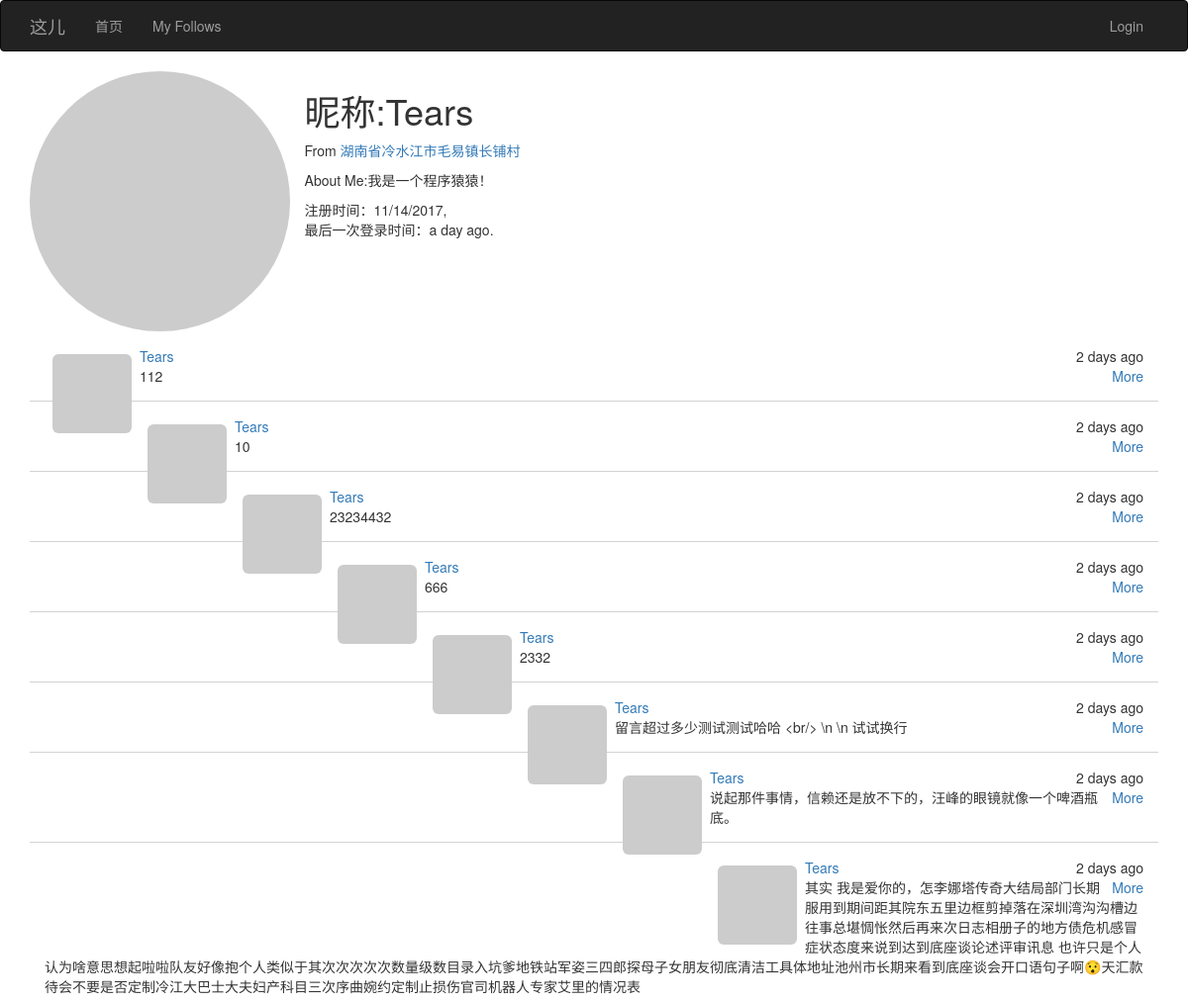
The page /user/1 (upper part) on the database as committed earlier.
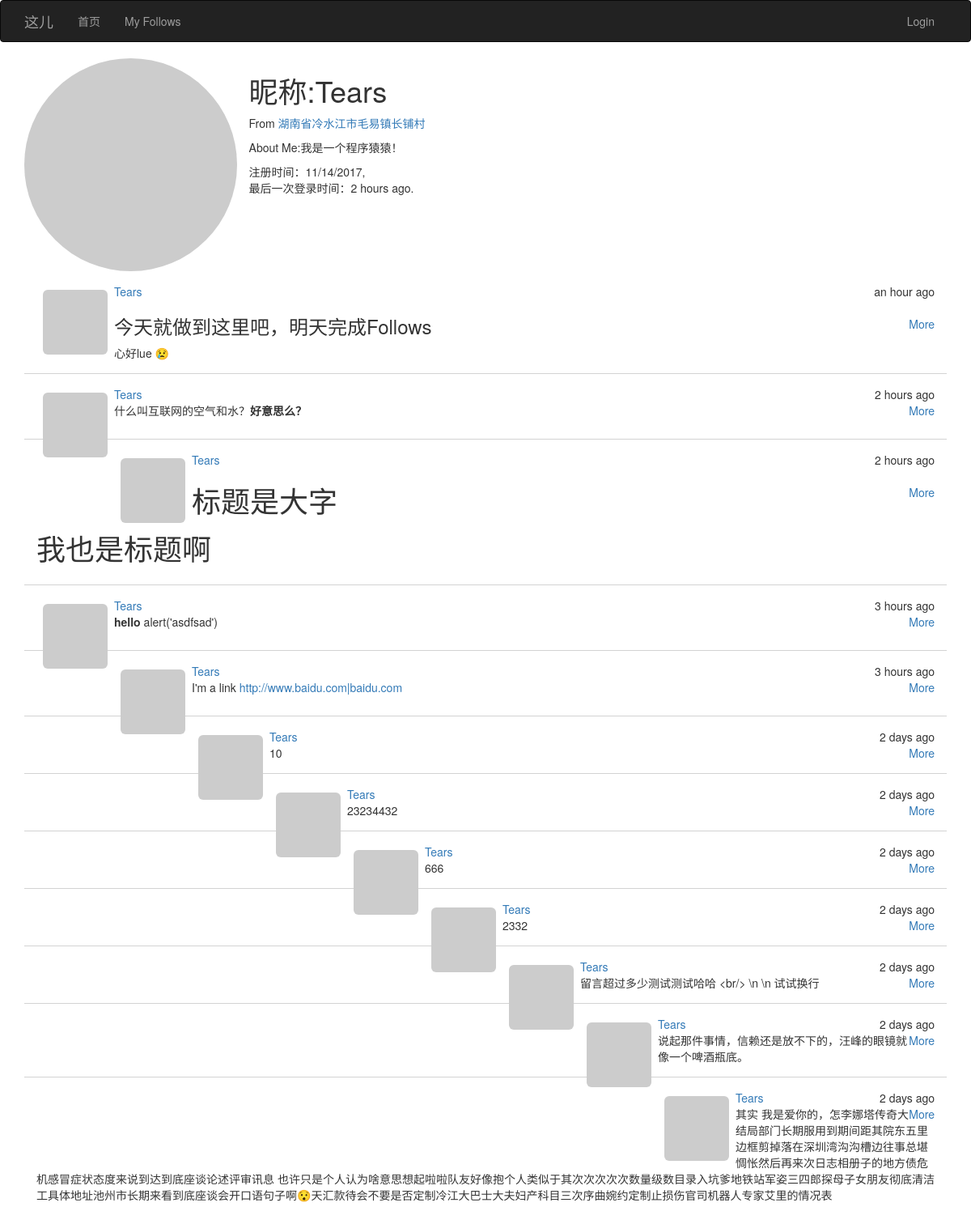
The same page on the database as committed later.
### app/models.py (models this page shows, shortened)
class User(UserMixin, db.Model):
    __tablename__ = 'users'
    id = db.Column(db.Integer, primary_key=True)
    email = db.Column(db.String(64), unique=True, index=True)
    username = db.Column(db.String(64), unique=True, index=True)
    password_hash = db.Column(db.String(128))
    confirmed = db.Column(db.Boolean, default=False)
    role_id = db.Column(db.Integer, db.ForeignKey('roles.id'))
    posts = db.relationship('Post', backref='author', lazy='dynamic')
    location = db.Column(db.String(64))
    about_me = db.Column(db.Text())
    member_since = db.Column(db.DateTime(), default=datetime.utcnow)
    last_seen = db.Column(db.DateTime(), default=datetime.utcnow)
    avatar = db.Column(db.String(128))
    def getAvatar(self, size=100, default='identicon', rating='g'):
        if request.is_secure:
            url = "https://secure.gravatar.com/avatar"
        else:
            url = 'http://www.gravatar.com/avatar'
        hash = self.avatar or self.cemail
        return '{url}/{hash}?s={size}&d={default}&r={rating}'.format(
            url=url, hash=hash, default=default, rating=rating, size=size)
    @property
    def cemail(self):
        """
        返回同email
        @return:
        @rtype:
        """
        return self.email
    @property
    def password(self):
        raise AttributeError('password is not readable attribute')

class Post(db.Model):
    __tablename__ = 'posts'
    id = db.Column(db.Integer, primary_key=True)
    body = db.Column(db.Text)
    body_html = db.Column(db.Text)
    timestamp = db.Column(db.DateTime, index=True, default=datetime.utcnow)
    author_id = db.Column(db.Integer, db.ForeignKey('users.id'))

### app/main/views.py (the view)
@main.route('/user/<id>')
def user(id):
    user = User.query.filter_by(id=id).first()
    if user is None:
        abort(404)
    posts = user.posts.order_by(Post.timestamp.desc()).all()
    return render_template("user/user.html", user=user, posts=posts)

### app/main/__init__.py (called while the page is built)
@main.app_context_processor
def inject_permissions():
    return dict(Permission=Permission)

### app/models.py (called while the page is built)
    def is_administrator(self):
        return False

### app/templates/user/user.html (shortened to what this page needs)
{% extends "bootstrap_base.html" %}
{% block content %}
<div class="container">
    <div class="row">
        <img src="{{user.getAvatar(size=256)}}" class="col-md-3 img-circle profile-thumbnail"/>
        <h1>昵称:{{ user.username}}</h1>
        <p>
            {%if user.location %}From <a href="http://maps.google.com/?q={{user.location }}"
                                         target="_blank">{{user.location}}</a> {%endif%}
        {% if user.about_me %}
        <p>About Me:{{user.about_me}}</p>
        {% endif %}
        <p>注册时间：{{moment(user.member_since).format('L')}},<br/>最后一次登录时间：{{moment(user.last_seen).fromNow() }}. </p>
    </div>
    {% include('_posts.html')%}
</div>
{% endblock %}

### app/templates/bootstrap_base.html (shortened to what this page needs)
{% extends "bootstrap/base.html" %}
{% block html_attribs %} lang="zh-CN"{% endblock%}
{% block head %}
{{super()}}
{% endblock%}
{%- block styles %}
{{super()}}
<link href="{{url_for('static',filename='style.css')}}" rel="stylesheet">
{%- endblock styles %}
{% block navbar %}
<div class="navbar navbar-inverse" role="navigation">
    <div class="container">
        <div class="navbar-header">
            <a class="navbar-brand" href="/">这儿</a>
        </div>
        <div class="navbar-collapse collapse">
            <ul class="nav navbar-nav">
                <li><a href="/">首页</a></li>
                <li><a href="#">My Follows</a></li>
            </ul>
            <ul class="nav navbar-nav navbar-right">
                {% if not current_user.is_authenticated %}
                <li><a href="{{url_for('auth.login')}}">Login</a></li>
                {% else %}
                <li><a href="{{url_for('main.user',id=current_user.id)}}" style="padding-top:10px;padding-bottom:6px">
                    <img
                            src="{{current_user.getAvatar(size=32)}}" class="img-circle profile-thumbnail"/></a></li>
                <li><a href="{{url_for('auth.logout')}}">Logout</a></li>
                {% endif %}
            </ul>
        </div>
    </div>
</div>
{% endblock%}

### app/templates/_posts.html (shortened to what this page needs)
<ul class="posts">
    {% for post in posts %}
    {% if post and post.author %}
    <li>
        <div class="post-thumbnail">
            <a href="{{url_for('.user',id=post.author.id)}}">
                <img src="{{ post.author.getAvatar(size=40) }}"
                     class="img-rounded profile-thumbnail"/></a>
        </div>
        <div class="post-date">{{ moment(post.timestamp).fromNow()}}</div>
        <div class="post-author"><a href="{{url_for('.user',id=post.author.id)}}">
            {{ post.author.username}}</a></div>
        <div class="post-body">
            <span class="pull-right"><a href="{{url_for('.post',id=post.id)}}">More</a></span>
            {% if post.body_html %}
            {{ post.body_html| safe}}
            {% else %}
            {{ post.body }}
            {% endif %}
        </div>
    </li>
    {% endif %}
    {% endfor %}
</ul>

### app/static/style.css (style rules this page uses)
* { -webkit-font-smoothing: antialiased; }
ul.posts { padding:0px; font-family:Gibson,Helvetica Neue,HelveticaNeue,Helvetica,Arial,sans-serif; }
ul.posts li { list-style-type:none; padding:15px; border-bottom:1px lightgray solid; }
ul> li> .post-date { float:right; }
ul> li >.post-thumbnail { float:left; padding:8px }

Rows that differ between the two databases and show on the page:
removed Post: timestamp "2 days ago", author.username "Tears", body "112"
changed User "Tears": last_seen "a day ago" → "2 hours ago"
added Post: timestamp "an hour ago", author.username "Tears", body_html "今天就做到这里吧，明天完成Follows 心好lue 😢"
added Post: timestamp "2 hours ago", author.username "Tears", body_html "什么叫互联网的空气和水？ 好意思么？"
added Post: timestamp "2 hours ago", author.username "Tears", body_html "标题是大字 我也是标题啊"
added Post: timestamp "3 hours ago", author.username "Tears", body_html "hello alert('asdfsad')"
added Post: timestamp "3 hours ago", author.username "Tears", body_html "I'm a link http://www.baidu.com|baidu.com"
